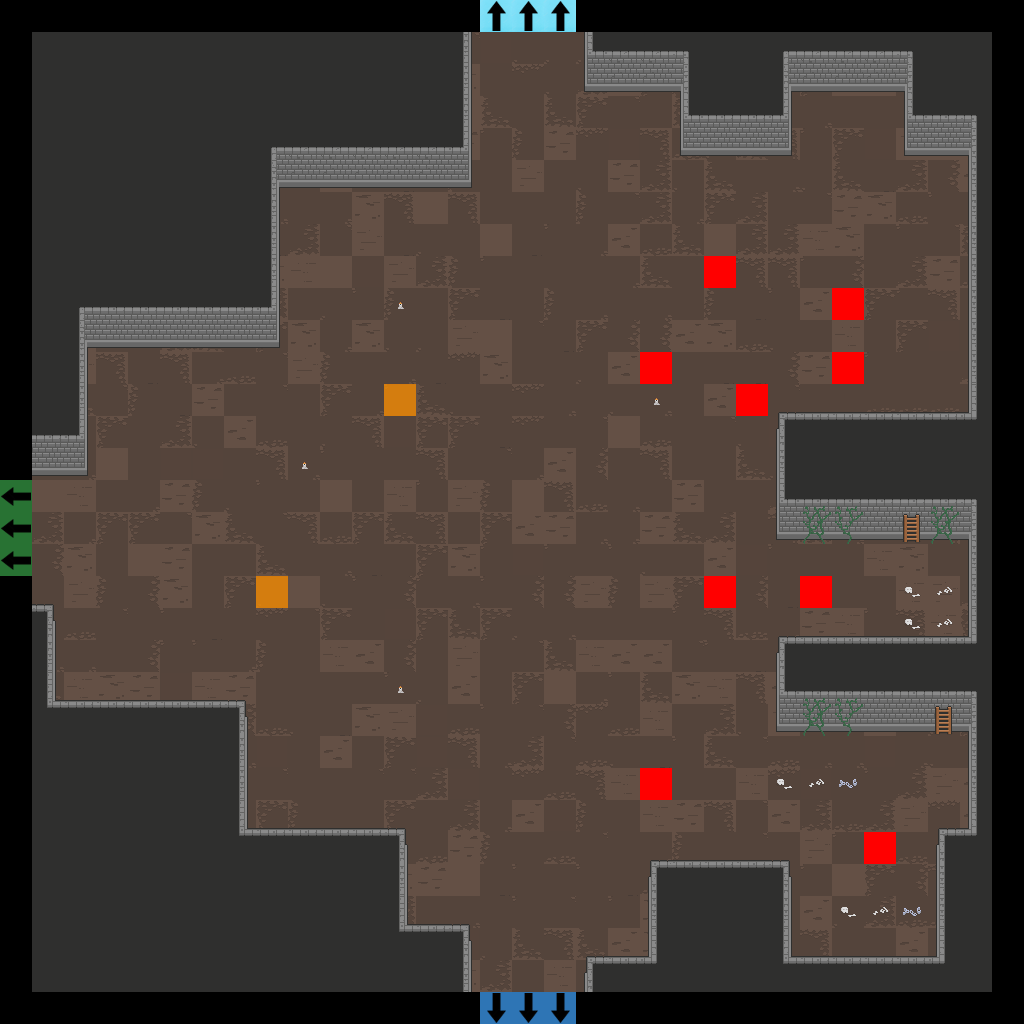

A 2D game scene composited from a Tiled map and its tileset images. What follows is a short description and the map's XML, with each tile layer's data collapsed to a summary:
An orthogonal 32x32 tile map with 32x32 px tiles, 7 tile layers (Floor, Walls, Doors, Pillars, ...), 2 tilesets.

<map version="1.2" tiledversion="2019.04.18" orientation="orthogonal" renderorder="right-down" width="32" height="32" tilewidth="32" tileheight="32" infinite="0" nextlayerid="22" nextobjectid="1">
 <tileset firstgid="1" source="Dungeon_Tileset_2.tsx" />
 <tileset firstgid="321" source="flags.tsx" />
 <layer id="15" name="Floor" width="32" height="32">
  <data>[1024 cells, 900 non-empty, 30 distinct tile ids]</data>
 </layer>
 <layer id="16" name="Walls" width="32" height="32">
  <data>[1024 cells, 394 non-empty, 26 distinct tile ids]</data>
 </layer>
 <layer id="17" name="Doors" width="32" height="32">
  <data>[1024 cells, 0 non-empty, 0 distinct tile ids]</data>
 </layer>
 <layer id="18" name="Pillars" width="32" height="32">
  <data>[1024 cells, 0 non-empty, 0 distinct tile ids]</data>
 </layer>
 <layer id="19" name="Candles" width="32" height="32">
  <data>[1024 cells, 4 non-empty, 1 distinct tile ids]</data>
 </layer>
 <layer id="20" name="Debris" width="32" height="32">
  <data>[1024 cells, 22 non-empty, 8 distinct tile ids]</data>
 </layer>
 <layer id="21" name="Flags" width="32" height="32">
  <data>[1024 cells, 20 non-empty, 5 distinct tile ids]</data>
 </layer>
</map>
